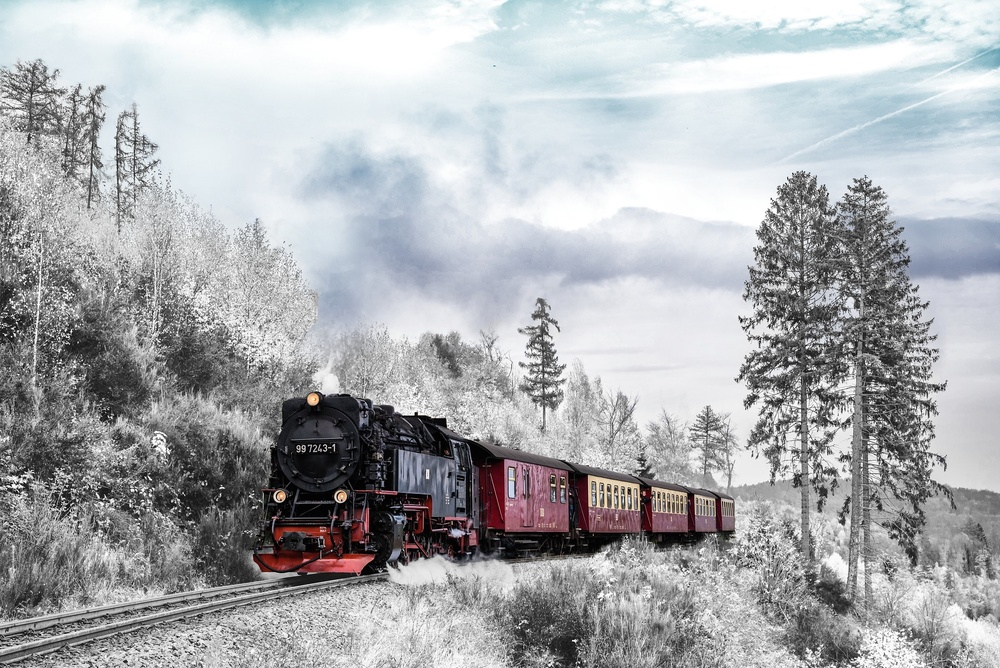
#> input picture javascript/images/winter.jpg, 1000 x 668 px, shrunk from 1920 x 1282 before the run, found by its file name
$ jupyter execute '22.비트연산-reverse.ipynb'
#> lines starting #> are read from the running program, lines starting #| are printed output that depends on the picture
[cell 1]
import cv2
import matplotlib.pyplot as plt
img = cv2.imread("c:/data/images/winter.jpg")
#> img is the input picture: shape (668, 1000, 3); mean B, G, R 176.9, 173.9, 171.5
image_rgb = cv2.cvtColor(img, cv2.COLOR_BGR2RGB)
image_rgb.shape
#> Out = (668, 1000, 3)

[cell 2]
dst = cv2.bitwise_not(img)
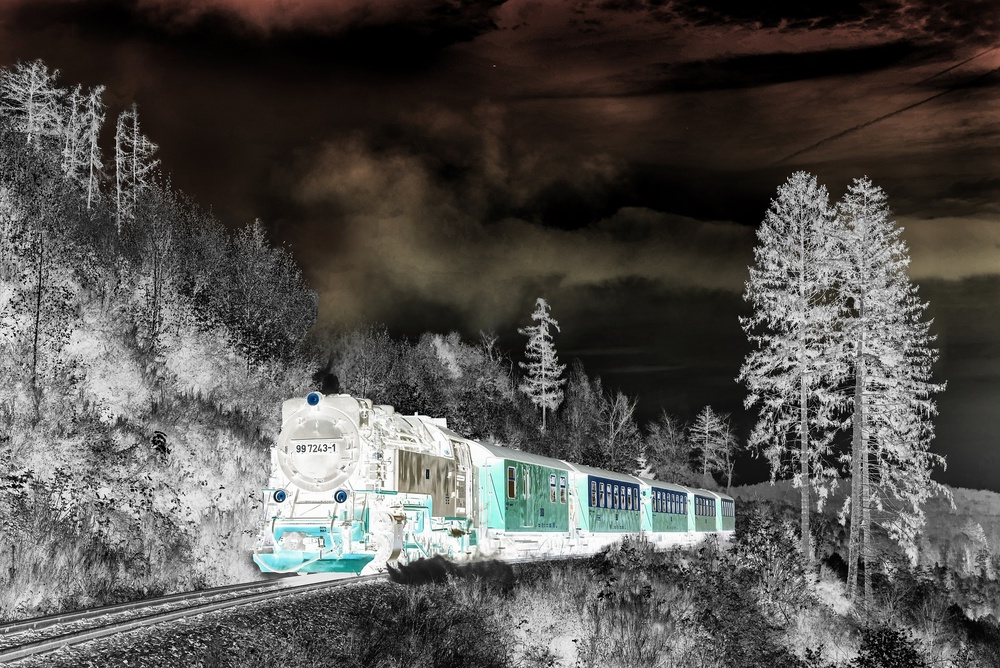
#> dst: shape (668, 1000, 3); mean B, G, R 78.1, 81.1, 83.5

[cell 3]
plt.imshow(image_rgb)
plt.title('original')
plt.axis("off")
plt.show()
image_rgb = cv2.cvtColor(dst, cv2.COLOR_BGR2RGB)
plt.imshow(image_rgb)
plt.title('dst')
plt.axis("off")
plt.show()


$ run again, with javascript/images/grapes.jpg copied over javascript/images/winter.jpg
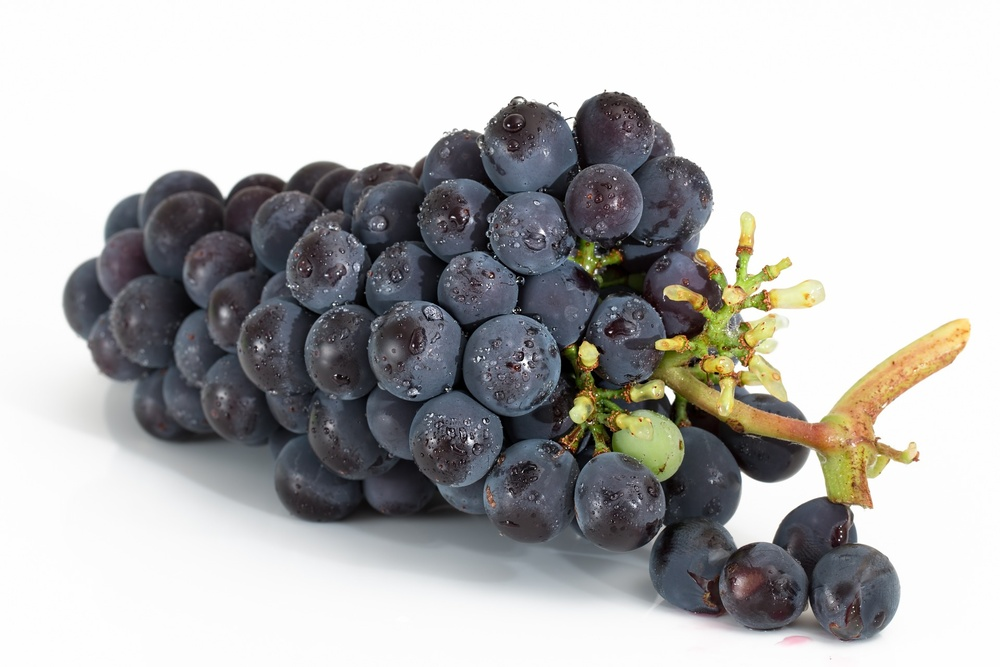
#> input picture javascript/images/grapes.jpg, 1000 x 667 px, shrunk from 1920 x 1280 before the run, found by its file name
#> img is the input picture: shape (667, 1000, 3); mean B, G, R 179.2, 179.6, 180.2
#> `dst = cv2.bitwise_not(img)`:
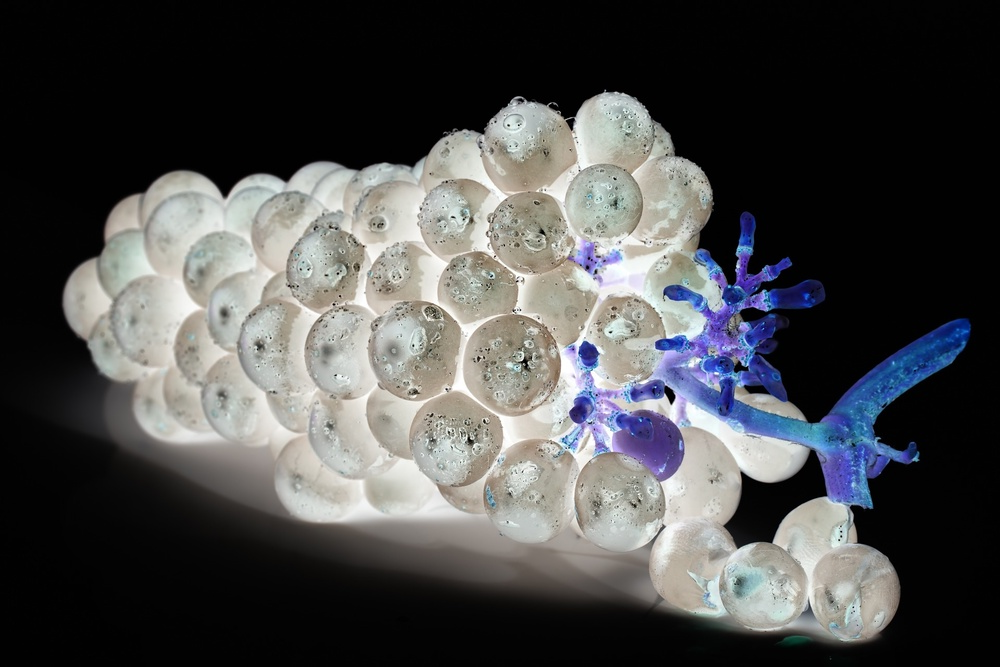
#> dst: shape (667, 1000, 3); mean B, G, R 75.8, 75.4, 74.8

$ run again, with javascript/images/melon.jpg copied over javascript/images/winter.jpg
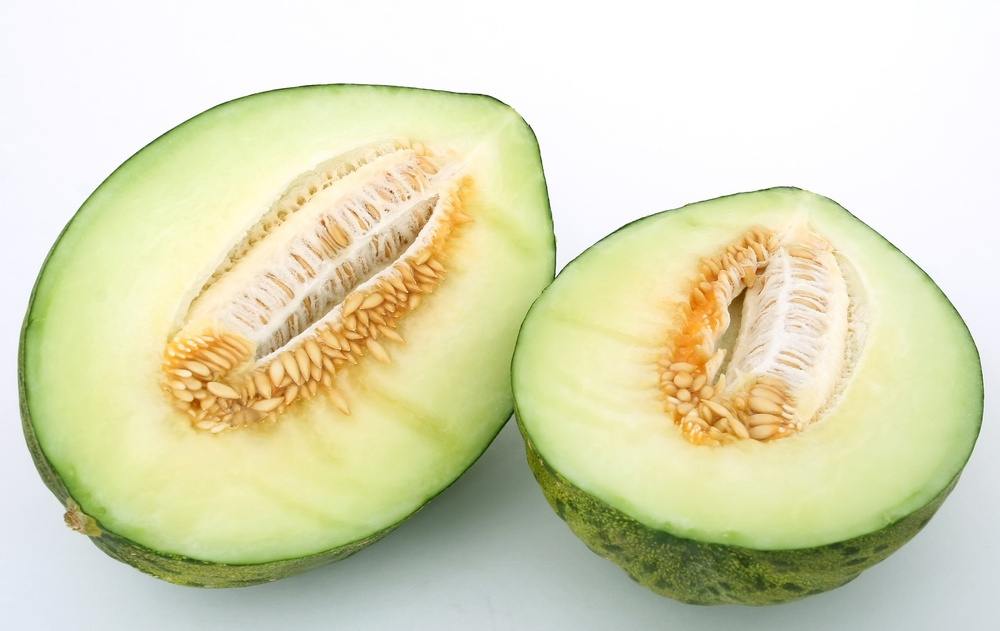
#> input picture javascript/images/melon.jpg, 1000 x 631 px, shrunk from 1920 x 1211 before the run, found by its file name
#> img is the input picture: shape (631, 1000, 3); mean B, G, R 184.5, 219.1, 219.1
#> `dst = cv2.bitwise_not(img)`:
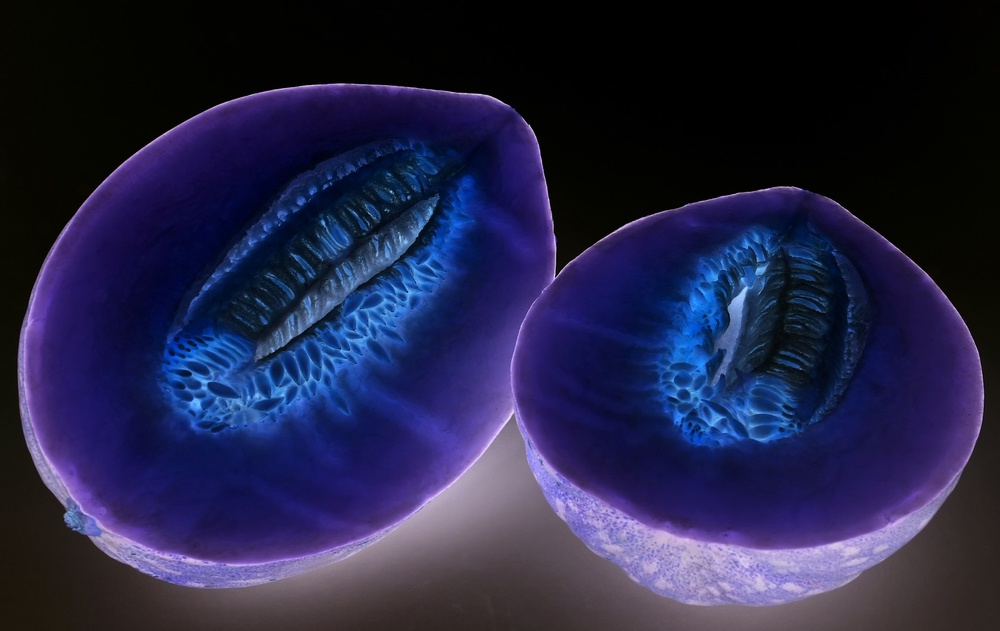
#> dst: shape (631, 1000, 3); mean B, G, R 70.5, 35.9, 35.9
